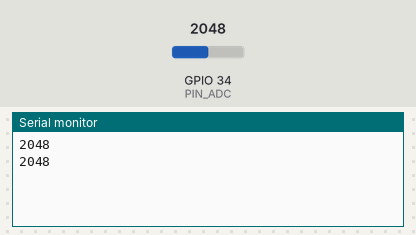
Bench run of a sketch on a simulated ESP32. Parts: the last lines printed to the serial monitor. The test bench sets the inputs (shaded band); at power-on: GPIO 34 (PIN_ADC) = 2048.

Above: at 2.2 s.
2.3 s: GPIO 34 (PIN_ADC) set to 2866
At 3.4 s:
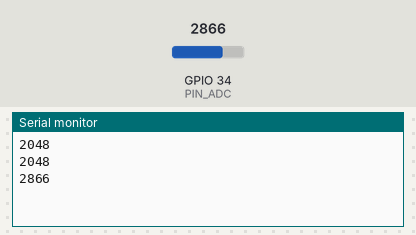
3.8 s: GPIO 34 (PIN_ADC) set to 3603
At 4.8 s:
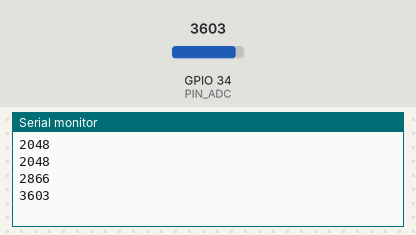
Timing chart, 0 to 6.8 s (numbered marks = the images above; inputs shaded):
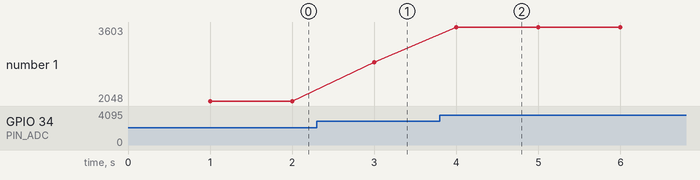

The sketch:

C4.ino
```cpp
const int PIN_ADC = 34;
int contador = 0;

void setup() {
  Serial.begin(115200);
  delay(1000);
}

void loop() {
  if  (contador <= 20) {
    int lectura = analogRead(PIN_ADC);
    Serial.println(lectura);
    contador++;
    delay(1000);
  }
}
```

Measured:
- after the input at 2.3 s, the serial monitor: prints a new line after 0.70 s (image 1)
- after the input at 3.8 s, the serial monitor: prints a new line after 0.20 s (image 2)
- plotted number 1: 2048 → 2866 after the input at 2.3 s, 2866 → 3603 after the input at 3.8 s
